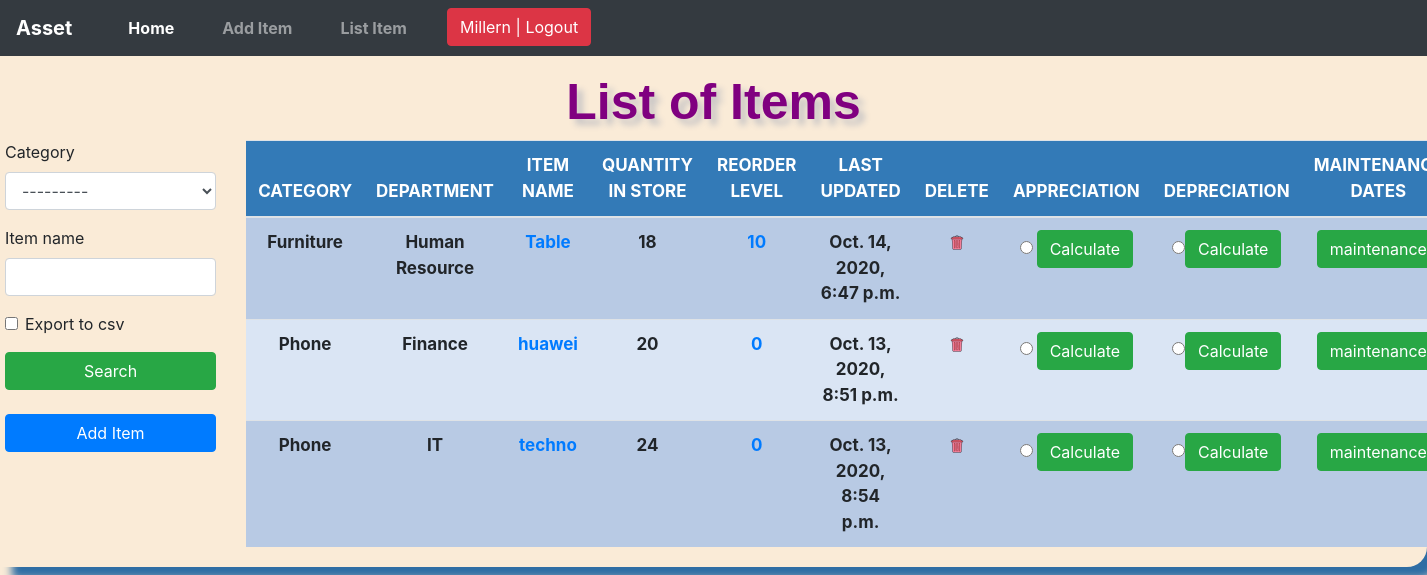
The app's page /list_items/ (signed in) with its own data.
### stockmanagement/models.py (models this page shows, shortened)
class Stock(models.Model):
    category_choice = (
    	    ('Furniture', 'Furniture'),
    	    ('IT Equipment', 'IT Equipment'),
    	    ('Phone', 'Phone'),
    	)
    department_choice = (
            ('IT', 'IT'),
            ('Finance', 'Finance'),
            ('Human Resource', 'Human Resource'),
        )
    category = models.CharField(max_length=50, blank=True, null=True,choices=category_choice)
    department = models.CharField(max_length=50, blank=True, null=True,choices=department_choice)
    item_name = models.CharField(max_length=50, blank=True, null=True)
    quantity = models.IntegerField(default='0', blank=True, null=True)
    appreciation = models.CharField(max_length=50, blank=True, null=True)
    receive_quantity = models.IntegerField(default='0', blank=True, null=True)
    receive_by = models.CharField(max_length=50, blank=True, null=True)
    issue_quantity = models.IntegerField(default='0', blank=True, null=True)
    issue_by = models.CharField(max_length=50, blank=True, null=True)
    issue_to = models.CharField(max_length=50, blank=True, null=True)
    phone_number = models.CharField(max_length=50, blank=True, null=True)
    created_by = models.CharField(max_length=50, blank=True, null=True)
    start_date = models.DateTimeField(auto_now_add=False, auto_now=True)
    end_date = models.DateTimeField(auto_now_add=False, auto_now=True)
    reorder_level = models.IntegerField(default='0', blank=True, null=True)
    last_updated = models.DateTimeField(auto_now_add=False, auto_now=True)
    months = models.PositiveIntegerField(null=True)
    timestamp = models.DateTimeField(auto_now_add=True, auto_now=False)
    export_to_CSV = models.BooleanField(default=False)

### stockmanagement/views.py (the view, shortened to what this page needs)
# urls.py: path('list_items/', views.list_items, name='list_items'),
@login_required
def list_items(request):
	title = 'List of Items'
	form = StockSearchForm(request.POST or None)
	queryset = Stock.objects.all()
	context = {
		"title": title,
		"queryset": queryset,
		"form": form,
	}
	return render(request, "list_item.html", context)

### stockmanagement/forms.py
class StockSearchForm(forms.ModelForm):
	export_to_CSV = forms.BooleanField(required=False)
	class Meta:
		model = Stock
		fields = ['category', 'item_name']

### stockmanagement/templates/list_item.html (shortened to what this page needs)
{% extends 'base.html' %}
{% block content %}
{% load static %}
{% load crispy_forms_tags %}
<div class="display_table">
	<h1 class="reg">{{title}}</h1>
  <div class="row">
    <div class="col-sm-2">
	<form method='POST' action=''>{% csrf_token %}
    {{form|crispy}}
    <input type="submit" value='Search' class="btn btn-success my_button"/>
</form>
<br>
<a href="{% url 'add_items' %}">
  <div class="btn btn-primary my_button">Add Item</div></a>
</div>
<br>
<div class="col-sm-10">
	<table class='table'>
        <thead>
          <tr>
            <th>CATEGORY</th>
            <th>DEPARTMENT</th>
            <th>ITEM NAME</th>
            <th>QUANTITY IN STORE</th>
            <th>REORDER LEVEL</th>
            <th>LAST UPDATED</th>
            <th>DELETE</th>
            <th>APPRECIATION </th>
            <th>DEPRECIATION</th>
            <th>MAINTENANCE DATES</th>
          </tr>
        </thead>
      {% for instance in queryset %}
          <tr>
            <td>{{instance.category}}</td>
            <td>{{instance.department}}</td>
            <td><a href="{% url 'update_items' instance.id %}">{{instance.item_name}}</a></td>
      <td>{% if instance.quantity <= instance.reorder_level %}
          <div style="background-color: red;">
            <a href="{% url 'stock_detail' instance.id %}">{{instance.quantity}}</a></div>
          {% else %}{{instance.quantity}}
  {% endif %}
        </td>
            <td><a href="{% url 'reorder_level' instance.id %}">{{instance.reorder_level}}</a></td>
            <td>{{instance.last_updated}}</td>
            <td><a href="{% url 'delete_items' instance.id %}"><img src="{% static 'img/delete1.png' %}"></a></td>
            <td>
            <div class="radio">
                     <label><input type="radio" id='regular' name="optradio"></label>
                     <a href="{% url 'appreciate' %}">
                     <input type="submit" value='Calculate' class="btn btn-success"/></a>
                 </div>
            <td><div class="radio">
                     <label><input type="radio" id='regular' name="optradio"></label><a href="{% url 'depreciate' %}"><input type="submit" value='Calculate' class="btn btn-success"/></a>
                 </div></td>
                 <td><a href="{% url 'maintenance_dates' instance.id %}"><input type="submit" value='maintenance' class="btn btn-success"/>{{instance.maintenance_dates}}</a></td>
        </tr>
      {% endfor %}
    </table>
</div>
</div>
</div>
{% endblock %}

### stockmanagement/templates/base.html (shortened to what this page needs)
{% load static %}
<!doctype html>
<html lang="en">
  <head>
    <link rel="stylesheet"  href="{% static 'css/style.css' %}">
    <link rel="stylesheet" type="text/css" href="{% static 'css/bootstrap.min.css' %}">
    <link rel="stylesheet" " href="{% static 'img/style.css' %}">
    <link rel="stylesheet" type="text/css" href="{% static 'css/navbar-top-fixed.css' %}">
  </head>
  <body>
{% include 'nav.html' %}
    {% block content %}
      {% endblock %}
    </body>
</html>

### stockmanagement/templates/nav.html (shortened to what this page needs)
<nav class="navbar navbar-expand-md navbar-dark fixed-top bg-dark">
  <a class="navbar-brand" href="/" style="font-weight: bold;">Asset</a>
  <div class="collapse navbar-collapse" id="navbarCollapse">
    <ul class="navbar-nav">
      <li class="nav-item active">
        <a class="nav-link" href="/">Home <span class="sr-only">(current)</span></a>
      </li>
      {% if request.user.is_authenticated %}
      <li class="nav-item">
        <a class="nav-link" href="{% url 'add_items' %}">Add Item</a>
      </li>
      <li class="nav-item">
        <a class="nav-link" href="{% url 'list_items' %}">List Item</a>
      </li>
      {% endif %}
      {% if request.user.is_authenticated %}
        <li class="mr-auto"><a href="/accounts/logout" ><button class="btn btn-danger">{{ user }} | Logout</button></a></li>
        {% else %}
        <li><a href="/accounts/login">Login</a></li>
        {% endif %}
    </ul>
  </div>
</nav>

### stockmanagement/static/css/style.css (style rules this page uses)
body { background: grey; }
.table { font-size: 13px; text-align: center; width: 95%; margin: auto; text-align: center; }
.table tr:nth-child(odd) { background: #B8CAE4 }
.table tr:nth-child(even) { background: #dae5f4 }
th { background-color: #337ab7; color: white; }

### stockmanagement/static/css/navbar-top-fixed.css (style rules this page uses)
body { min-height: 75rem; padding-top: 4.5rem; }

### stockmanagement/templates/base.html (style rules this page uses)
body { background-image: url("..img/delete.jpg") }
.table { font-size: 13px; text-align: center; width: 95%; margin: auto; text-align: center; }
.table tr:nth-child(odd) { background: #B8CAE4 }
.table tr:nth-child(even) { background: #dae5f4 }
th { background-color: #337ab7; color: white; }
.reg { font-family: helvetica; color: purple; font-size: 50px; text-align: center; width: 100%; text-shadow: 6px 6px 6px #c9c6c6; display: block; font-weight: bolder; }
.display_table { border-bottom-right-radius: 20px; padding-left: 5px; padding-right: 5px; padding-bottom: 20px; box-shadow: 12px 12px 8px #2e6da4; }
.my_button { width: 100%; }
li { list-style-type: none; margin-left: 2em; padding-left: 2em padding: 10px; font-weight: bold; }

### stockmanagement/templates/list_item.html (style rules this page uses)
body { background-color: #FAEBD7; }
.table { font-weight: bold; font-size: 17px; }

### records on screen
Stock: category "Furniture", department "Human Resource", item_name "Table", quantity "18", reorder_level "10", last_updated "Oct. 14, 2020, 6:47 p.m."
Stock: category "Phone", department "Finance", item_name "huawei", quantity "20", reorder_level "0", last_updated "Oct. 13, 2020, 8:51 p.m."
Stock: category "Phone", department "IT", item_name "techno", quantity "24", reorder_level "0", last_updated "Oct. 13, 2020, 8:54 p.m."

### other values on screen
{{ user }} "Millern"
{{ title }} "List of Items"
